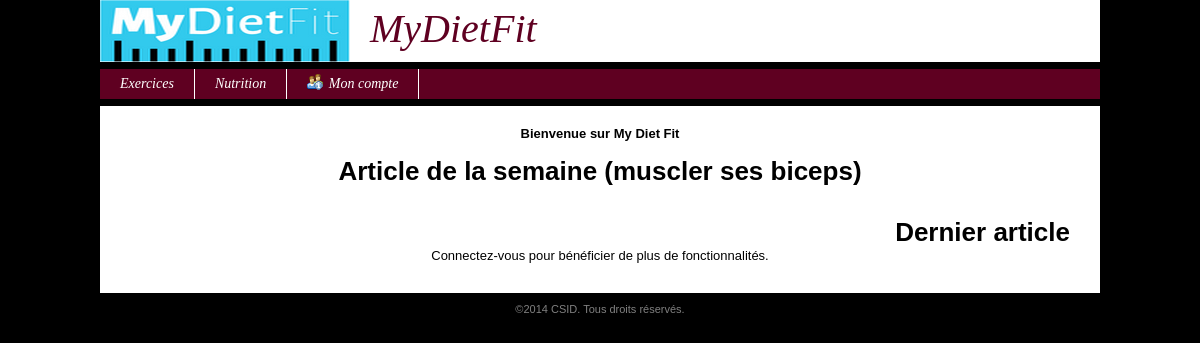
Before: / with the older database file.
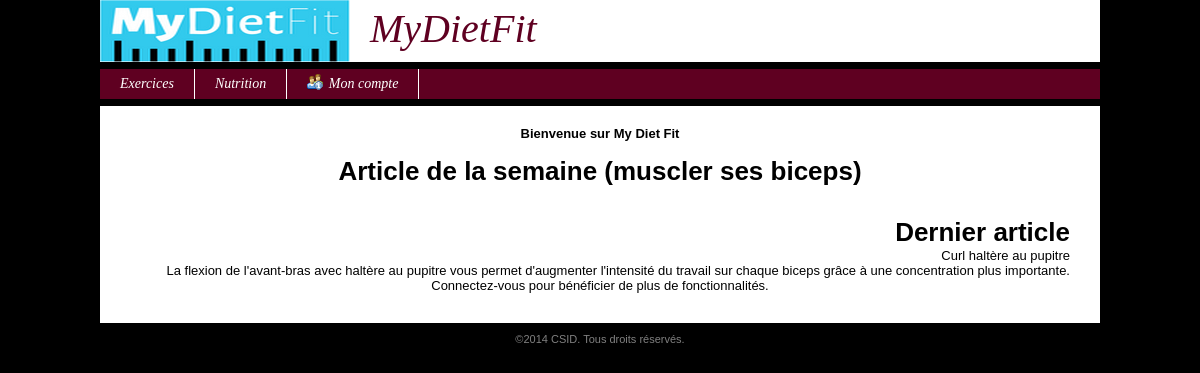
After: the same page with the newer database file.
### tables this page shows
CREATE TABLE IF NOT EXISTS `ficheexercice` (
  `idFicheExercice` int(11) unsigned NOT NULL AUTO_INCREMENT,
  `description` varchar(5000) NOT NULL DEFAULT '',
  `dateAjout` datetime NOT NULL DEFAULT '0000-00-00 00:00:00',
  `titre` varchar(45) NOT NULL DEFAULT '',
  `resume` varchar(1000) NOT NULL DEFAULT '',
  `idPartieCorps` int(10) unsigned DEFAULT NULL,
  `video` varchar(1000) NOT NULL DEFAULT '',
  `image1` varchar(100) NOT NULL DEFAULT '',
  `image2` varchar(100) NOT NULL DEFAULT '',
  `image3` varchar(100) NOT NULL DEFAULT '',
  PRIMARY KEY (`idFicheExercice`),
  KEY `FK_ficheexercice_1` (`idPartieCorps`)
);

### modules/fonctions/php/identification.inc.php (called while the page is built, shortened)
<?php
function estConnecte($idUtilisateur = null, $login = null)
{
	$result = isset($_SESSION['idUtilisateur']) && !empty($_SESSION['idUtilisateur']);
	return $result;
}
?>

### modules/fonctions/php/exercices.inc.php (called while the page is built, shortened)
<?php
function getLeDernierExercice()
{
	$req = "SELECT * FROM ficheexercice where dateAjout = (SELECT MAX(dateAjout) FROM ficheexercice)";
	$conx = connexion();
	$res = mysql_query($req, $conx) or die ("<u>Erreur SQL (getLeDernierExercice)</u>: ".mysql_error()." <br>");
	$unExercice = mysql_fetch_assoc($res);
	return $unExercice;
}
?>

### vues/v_accueil.php (the view)
<b>Bienvenue sur My Diet Fit </b> <br> <br>
<h1> Article de la semaine (muscler ses biceps)</h1>
<br>
<br>
<div align ="right" style="position= absolute ; top:0px;">
	<h1>Dernier article</h1>
	<p><?php echo $unExercice['titre'] ?></p>
	<p><?php echo $unExercice['resume'] ?></p>
</div>
<?php if(!estConnecte()) { ?>
	<p>Connectez-vous pour bénéficier de plus de fonctionnalités.</p>
<?php } ?>

Changed rows visible on the page:
added ficheexercice: titre "Curl haltère au pupitre", resume "La flexion de l'avant-bras avec haltère au pupitre vous permet d'augmenter l'intensité du travail sur chaque biceps grâce à une concentration plus importante."
